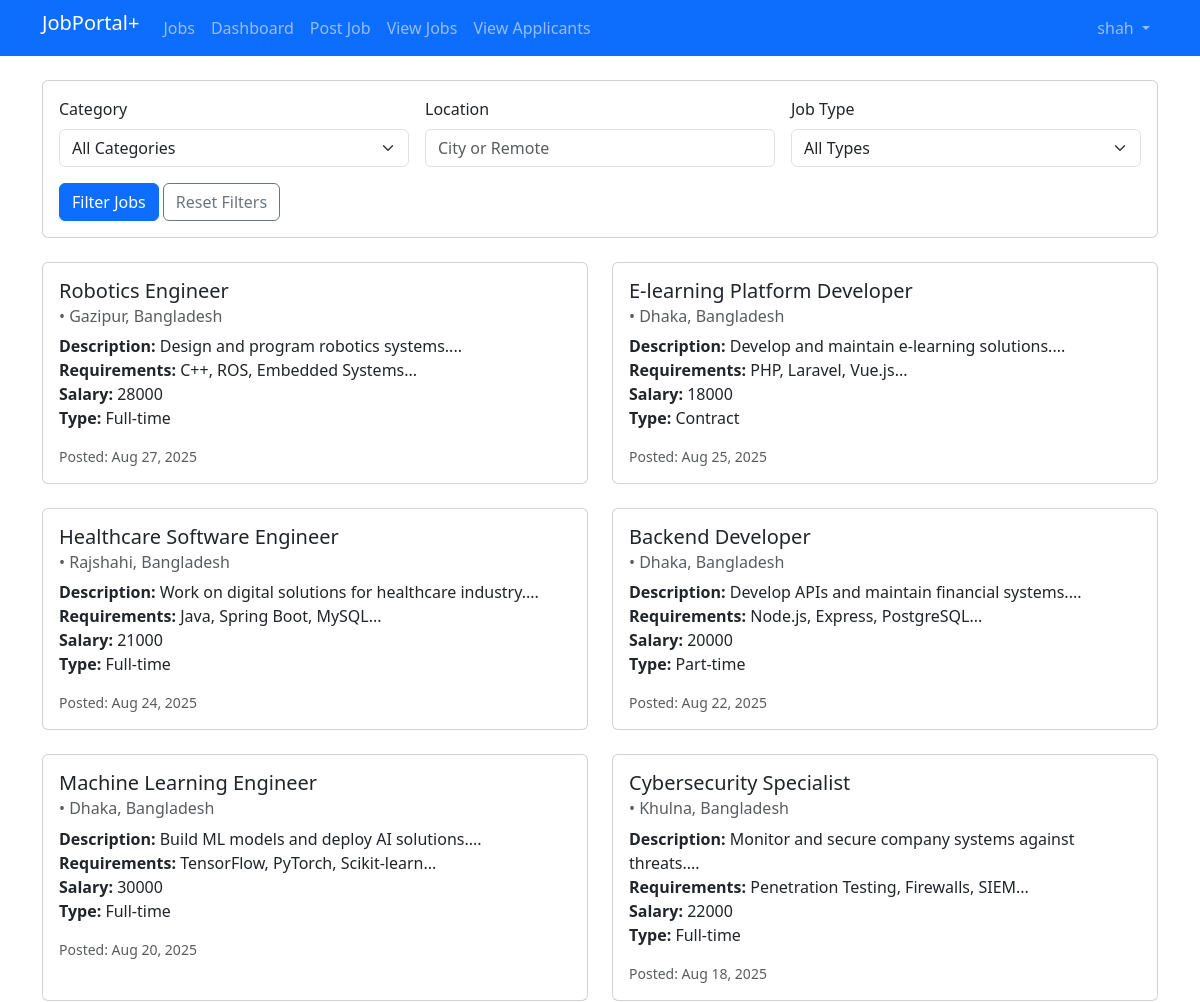
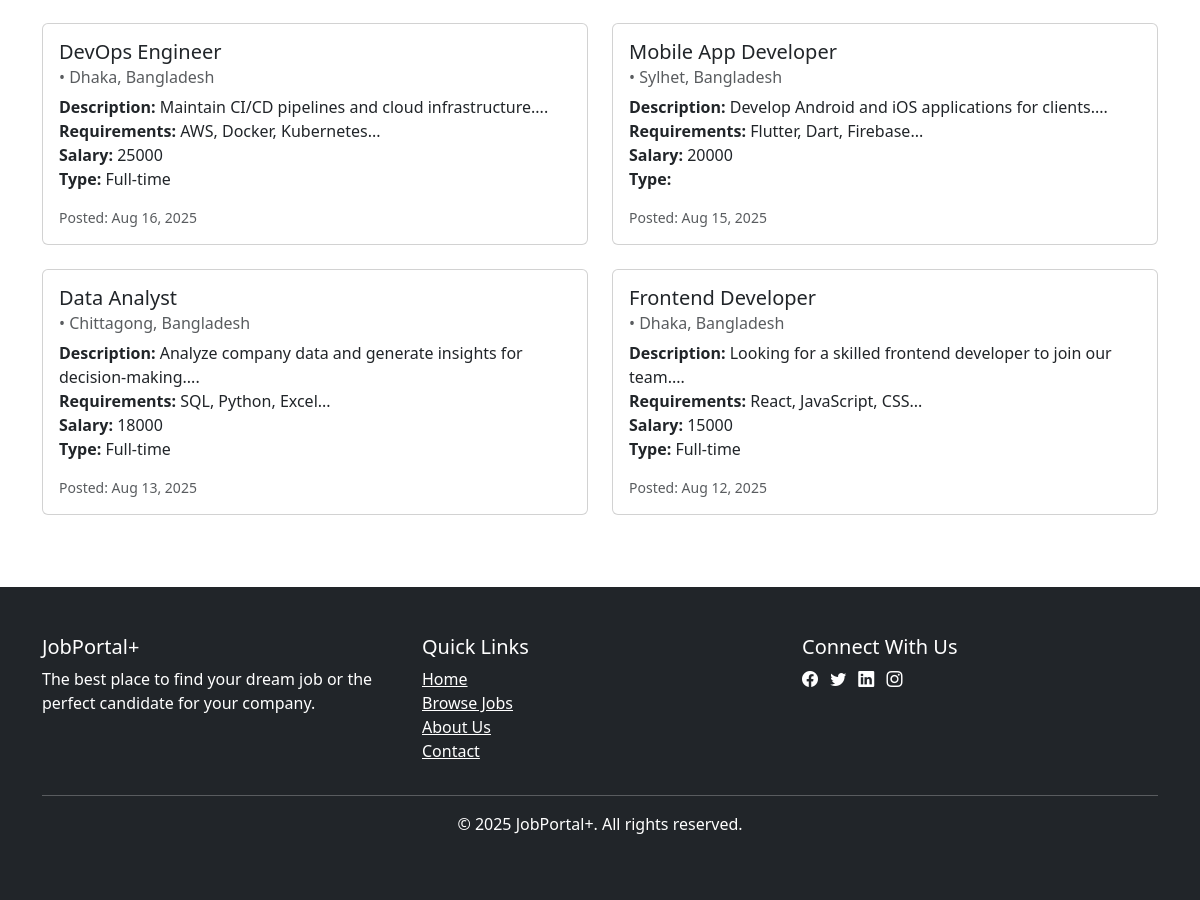
Page /employer/jobs.php (signed in) on the committed database (2 pictures, top to bottom).
### tables this page shows
CREATE TABLE `jobs` (
  `id` int(11) NOT NULL,
  `employer_id` int(11) NOT NULL,
  `company_name` varchar(100) NOT NULL,
  `title` varchar(100) NOT NULL,
  `description` text NOT NULL,
  `requirements` text NOT NULL,
  `location` varchar(100) NOT NULL,
  `salary` varchar(50) DEFAULT NULL,
  `type` enum('Full-time','Part-time','Contract','Internship') NOT NULL,
  `category` varchar(50) NOT NULL,
  `posted_at` timestamp NOT NULL DEFAULT current_timestamp(),
  `deadline` date DEFAULT NULL,
  `is_active` tinyint(1) DEFAULT 1
);

### employer/jobs.php (the view, shortened to what this page needs)
<?php
require('../db.php');
include("../header.php");
$sql = "SELECT j.*, ep.company_name
        FROM jobs j
        JOIN employer_profiles ep ON j.employer_id = ep.user_id
        WHERE j.is_active = 1 AND (j.deadline IS NULL OR j.deadline >= CURDATE())";
$sql .= " ORDER BY j.posted_at DESC";
$result = mysqli_query($conn, $sql);
?>
    <div class="card mb-4">
        <div class="card-body">
            <form method="get" class="row g-3">
                <div class="col-md-4">
                    <label for="category" class="form-label">Category</label>
            <select id="category" name="category" class="form-select">
                <option value="">All Categories</option>
            </select>
                </div>
                <div class="col-md-4">
                    <label for="location" class="form-label">Location</label>
                    <input type="text" id="location" name="location" class="form-control"
                           value="<?= isset($_GET['location']) ? htmlspecialchars($_GET['location']) : '' ?>"
                           placeholder="City or Remote">
                </div>
                <div class="col-md-4">
                    <label for="type" class="form-label">Job Type</label>
                    <select id="type" name="type" class="form-select">
                        <option value="">All Types</option>
                    </select>
                </div>
                <div class="col-12">
                    <button type="submit" class="btn btn-primary">Filter Jobs</button>
                    <a href="jobs.php" class="btn btn-outline-secondary">Reset Filters</a>
                </div>
            </form>
        </div>
    </div>
    <div class="row">
        <?php if (mysqli_num_rows($result) > 0): ?>
            <?php while ($job = mysqli_fetch_assoc($result)): ?>
                <div class="col-md-6 mb-4">
                    <div class="card h-100">
                        <div class="card-body">
                            <h5 class="card-title"><?= htmlspecialchars($job['title']) ?></h5>
                            <h6 class="card-subtitle mb-2 text-muted">
                                <?= htmlspecialchars($job['company_name']) ?> • <?= htmlspecialchars($job['location']) ?>
                            </h6>
                            <p class="card-text">
                                <strong>Description:</strong> <?= htmlspecialchars(substr($job['description'], 0, 150)) ?>...<br>
                                <strong>Requirements:</strong> <?= htmlspecialchars(substr($job['requirements'], 0, 100)) ?>...<br>
                                <strong>Salary:</strong> <?= htmlspecialchars($job['salary']) ?><br>
                                <strong>Type:</strong> <?= ucfirst(htmlspecialchars($job['type'])) ?>
                            </p>
                            <div class="d-flex justify-content-between align-items-center">
                                <small class="text-muted">Posted: <?= date('M d, Y', strtotime($job['posted_at'])) ?></small>
                            </div>
                        </div>
                    </div>
                </div>
            <?php endwhile; ?>
        <?php else: ?>
            <div class="col-12">
                <div class="alert alert-info">No jobs found matching your criteria. Try adjusting your filters.</div>
            </div>
        <?php endif; ?>
    </div>
<?php
include("../footer.php");
?>

### rows in the picture
jobs: title "Robotics Engineer", location "Gazipur, Bangladesh", description "Design and program robotics systems.", requirements "C++, ROS, Embedded Systems", salary "28000", type "Full-time", posted_at "Aug 27, 2025"
jobs: title "E-learning Platform Developer", location "Dhaka, Bangladesh", description "Develop and maintain e-learning solutions.", requirements "PHP, Laravel, Vue.js", salary "18000", type "Contract", posted_at "Aug 25, 2025"
jobs: title "Healthcare Software Engineer", location "Rajshahi, Bangladesh", description "Work on digital solutions for healthcare industry.", requirements "Java, Spring Boot, MySQL", salary "21000", type "Full-time", posted_at "Aug 24, 2025"
jobs: title "Backend Developer", location "Dhaka, Bangladesh", description "Develop APIs and maintain financial systems.", requirements "Node.js, Express, PostgreSQL", salary "20000", type "Part-time", posted_at "Aug 22, 2025"
jobs: title "Machine Learning Engineer", location "Dhaka, Bangladesh", description "Build ML models and deploy AI solutions.", requirements "TensorFlow, PyTorch, Scikit-learn", salary "30000", type "Full-time", posted_at "Aug 20, 2025"
jobs: title "Cybersecurity Specialist", location "Khulna, Bangladesh", description "Monitor and secure company systems against threats.", requirements "Penetration Testing, Firewalls, SIEM", salary "22000", type "Full-time", posted_at "Aug 18, 2025"
jobs: title "DevOps Engineer", location "Dhaka, Bangladesh", description "Maintain CI/CD pipelines and cloud infrastructure.", requirements "AWS, Docker, Kubernetes", salary "25000", type "Full-time", posted_at "Aug 16, 2025"
jobs: title "Mobile App Developer", location "Sylhet, Bangladesh", description "Develop Android and iOS applications for clients.", requirements "Flutter, Dart, Firebase", salary "20000", posted_at "Aug 15, 2025"
jobs: title "Data Analyst", location "Chittagong, Bangladesh", description "Analyze company data and generate insights for decision-making.", requirements "SQL, Python, Excel", salary "18000", type "Full-time", posted_at "Aug 13, 2025"
jobs: title "Frontend Developer", location "Dhaka, Bangladesh", description "Looking for a skilled frontend developer to join our team.", requirements "React, JavaScript, CSS", salary "15000", type "Full-time", posted_at "Aug 12, 2025"

### other values in the picture
$_SESSION['username'] "shah"
